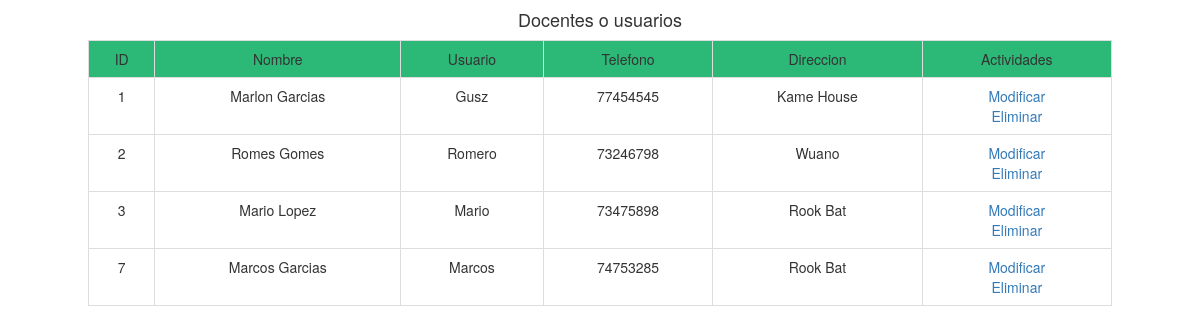
Screenshot of /docentes.php with the database file from the repository.
### tables this page shows
CREATE TABLE IF NOT EXISTS `docentes` (
`id_docente` int(11) NOT NULL,
  `nombre` varchar(25) NOT NULL,
  `usuario` varchar(30) NOT NULL,
  `direccion` varchar(30) NOT NULL,
  `telefono` varchar(15) NOT NULL,
  `dui` varchar(20) NOT NULL,
  `clave` varchar(20) NOT NULL,
  `id_grado` int(11) NOT NULL
);

### docentes.php (the view, shortened to what this page needs)
<?php
	include("part-prin-boost.php");
?>
<div>
	<h4 align="center">Docentes o usuarios</h4>
</div>
<?php
	$tab = "
	<div id=\"docentes\" style=\"width:1024px; margin: auto;\">
	<table table style='width:100%; text-align:center;' class=\"table table-hover table-bordered\">
		<tr class=\"success\">
			<td>ID</td>
			<td>Nombre</td>
			<td>Usuario</td>
			<td>Telefono</td>
			<td>Direccion</td>
			<td>Actividades</td>
		</tr>
	";
	$query = mysql_query("SELECT * FROM docentes");
	while ($lis = mysql_fetch_array($query)) {
		$tab = $tab."
			<tr>
				<td>".$lis[0]."</td>
				<td>".$lis[1]."</td>
				<td>".$lis[2]."</td>
				<td>".$lis[4]."</td>
				<td>".$lis[3]."</td>
				<td>
				<a href=\"edit-docente.php?id=".$lis[0]."\">Modificar</a>
				<br>
				<a href=\"docentes.php?action=elimin&id=".$lis[0]."\">Eliminar</a>
				</td>
			</tr>
		";
	}
	$tab = $tab."</table></div>";
	echo $tab;
?>
</body>
</html>

### rows the page displays
docentes: id_docente "1", nombre "Marlon Garcias", usuario "Gusz", telefono "77454545", direccion "Kame House"
docentes: id_docente "2", nombre "Romes Gomes", usuario "Romero", telefono "73246798", direccion "Wuano"
docentes: id_docente "3", nombre "Mario Lopez", usuario "Mario", telefono "73475898", direccion "Rook Bat"
docentes: id_docente "7", nombre "Marcos Garcias", usuario "Marcos", telefono "74753285", direccion "Rook Bat"
